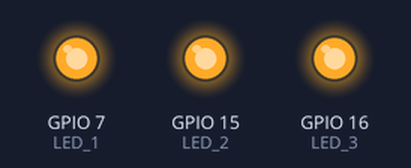
Recording of a sketch running on a simulated ESP32-S3. Shown: output pins drawn as LEDs (lit = HIGH).

Above: at 0.2 s.
At 0.7 s:
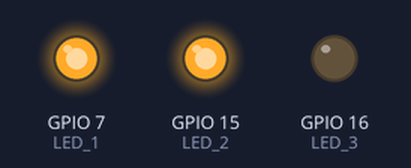
At 1.2 s:
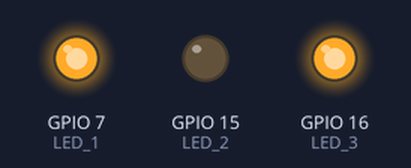
At 2.7 s:
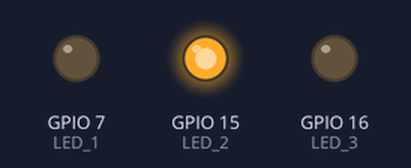
At 3.7 s:
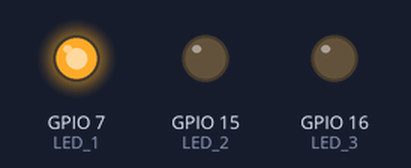
At 5.7 s:
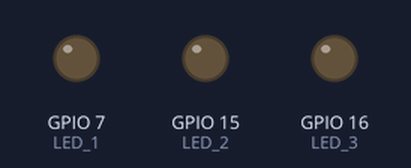
Timing chart, 0 to 6.9 s (numbered marks = the images above):
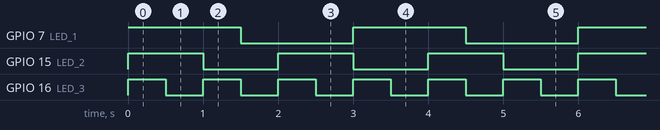

The sketch:

sketch.ino
```cpp
#include <Arduino.h>

#define LED_1 7
#define LED_2 15
#define LED_3 16

void Led1Task(void *pvParameters) {
  pinMode(LED_1, OUTPUT);
  bool state = false;

  for (;;) {
    state = !state;
    digitalWrite(LED_1, state);
    vTaskDelay(1500 / portTICK_PERIOD_MS);  // 500 ms
  }
}

void Led2Task(void *pvParameters) {
  pinMode(LED_2, OUTPUT);
  bool state = false;

  for (;;) {
    state = !state;
    digitalWrite(LED_2, state);
    vTaskDelay(1000 / portTICK_PERIOD_MS);  // 300 ms
  }
}

void Led3Task(void *pvParameters) {
  pinMode(LED_3, OUTPUT);
  bool state = false;

  for (;;) {
    state = !state;
    digitalWrite(LED_3, state);
    vTaskDelay(500 / portTICK_PERIOD_MS);  // 800 ms
  }
}

void setup() {
  Serial.begin(115200);

  xTaskCreatePinnedToCore(
    Led1Task,
    "LED1",
    2048,
    NULL,
    1,
    NULL,
    0
  );

  xTaskCreatePinnedToCore(
    Led2Task,
    "LED2",
    2048,
    NULL,
    1,
    NULL,
    0
  );

  xTaskCreatePinnedToCore(
    Led3Task,
    "LED3",
    2048,
    NULL,
    1,
    NULL,
    0
  );
}

void loop() {
}
```

Measured:
- by itself, GPIO 7 (LED_1): alternates HIGH for 1.5 s and LOW for 1.5 s
- by itself, GPIO 15 (LED_2): alternates HIGH for 1.0 s and LOW for 1.0 s
- by itself, GPIO 16 (LED_3): alternates HIGH for 0.50 s and LOW for 0.50 s
